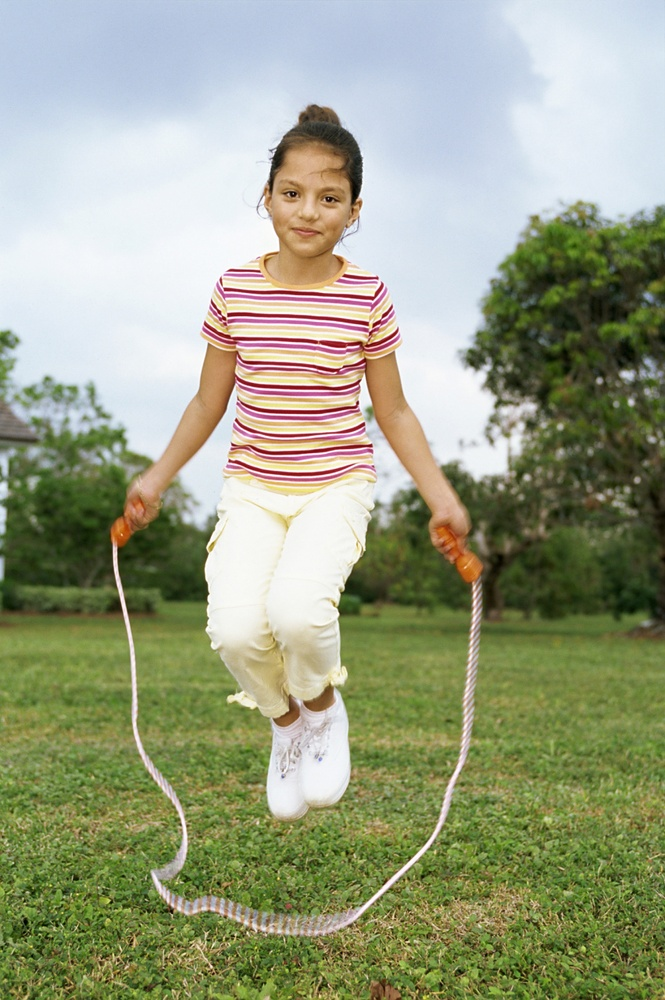
#> input picture data/jump.jpg, 665 x 1000 px, shrunk from 851 x 1280 before the run
$ python -i test_detect_rope.py   (imports and definitions only)
#> lines starting #> are read from the running program, lines starting #| are printed output that depends on the picture; after the words box and inside, x2 and y2 are one past the last pixel; in counts of white or black regions, pixels touching at a corner belong together
#> further down, picture is the input picture: shape (1000, 665, 3); mean B, G, R 131.4, 159.4, 153.8
import cv2
import numpy as np

def detect_rope(frame):
    low_red1 = np.array([0, 110, 110])
    high_red1 = np.array([0, 255, 255])
    low_red2 = np.array([160, 110, 110])
    high_red2 = np.array([175, 255, 255])

    hsv = cv2.cvtColor(frame, cv2.COLOR_BGR2HSV)
#> hsv: shape (1000, 665, 3); mean H, S, V 60.5, 86.7, 168.1
    mask1 = cv2.inRange(hsv, low_red1, high_red1)
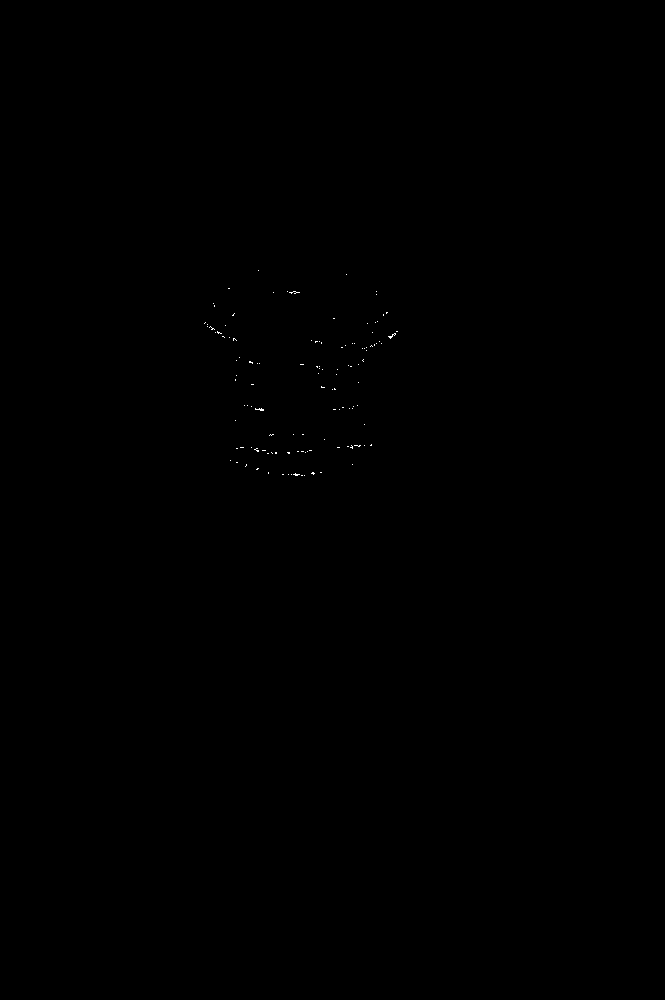
#> mask1: shape (1000, 665); 0.05% white in thin lines or dots, all inside (x1, y1, x2, y2) = (204, 270, 398, 476)
    mask2 = cv2.inRange(hsv, low_red2, high_red2)
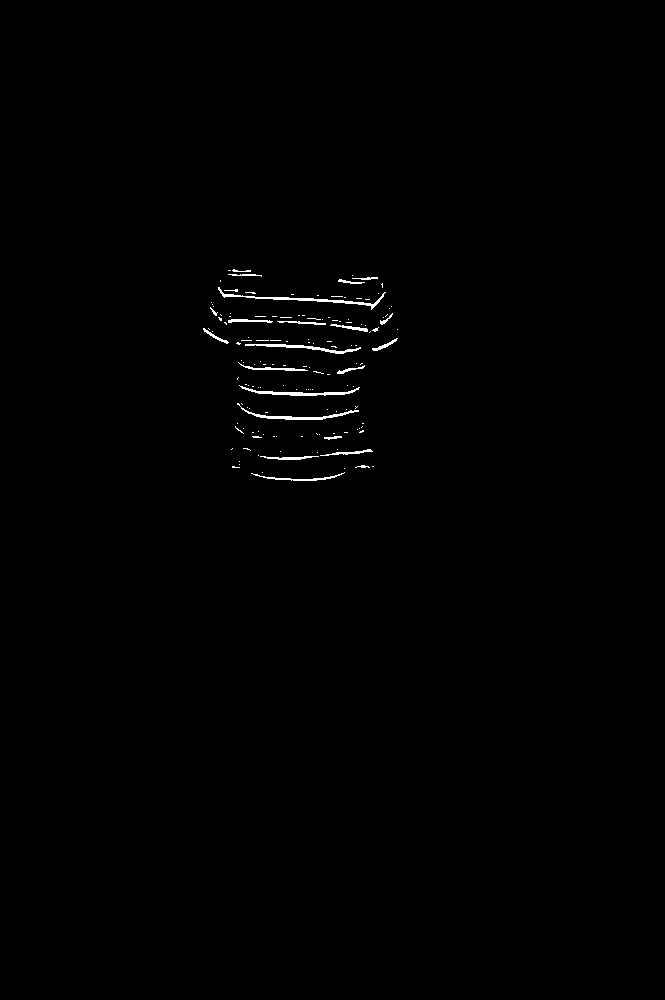
#> mask2: shape (1000, 665); 0.5% white in thin lines or dots, all inside (x1, y1, x2, y2) = (203, 269, 398, 481)
    mask = cv2.bitwise_or(mask1, mask2)

    kernel = np.ones((3, 3), np.uint8)
    mask = cv2.morphologyEx(mask, cv2.MORPH_OPEN, kernel, iterations = 1)
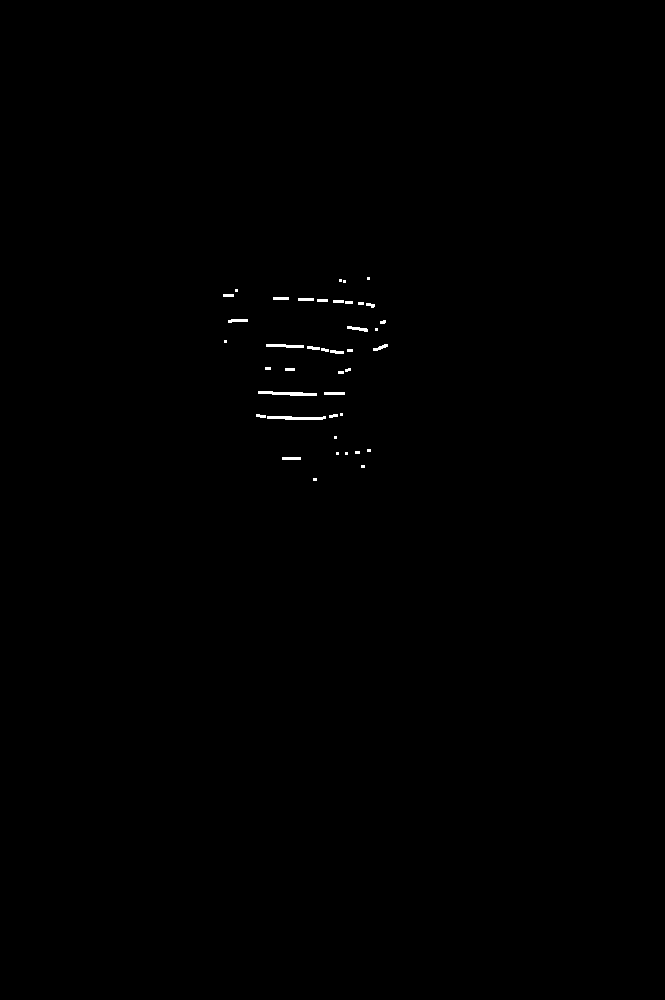
#> mask: shape (1000, 665); 0.22% white; 41 white regions (19 under 20 px), largest, box (x1, y1, x2, y2) and area: (258, 391, 317, 396) 191, (267, 416, 326, 420) 184, (266, 344, 304, 348) 114
    mask = cv2.morphologyEx(mask, cv2.MORPH_CLOSE, kernel, iterations = 5)
#> mask: shape (1000, 665); 0.25% white; 21 white regions (7 under 20 px)

    contours, hierarchy = cv2.findContours(mask, cv2.RETR_EXTERNAL, cv2.CHAIN_APPROX_SIMPLE)
#> contours = 21 contours, 10 with area under 20; largest, box (x1, y1, x2, y2) and area: (273, 297, 375, 308) 180, (258, 391, 345, 396) 179, (256, 413, 343, 420) 173, (266, 344, 353, 354) 162, (347, 326, 378, 332) 65
    valid_contours = []
    for cnt in contours:
        area = cv2.contourArea(cnt)
#> this loop made 21 passes
#> area on passes 4, 6, 7, 8, 11, 12, 14, 16, 17: 46, 173, 179, 21, 33, 162, 65, 39, 179.5
#> (cnt, area) on passes 3, 18: ([[282, 457], [282, 459], [300, 459], [300, 457]], 36), ([[223, 294], [223, 296], [233, 296], [233, 294]], 20)

>>> import cv2
>>> picture = cv2.imread('../data/jump.jpg')
>>> result = detect_rope(picture)
